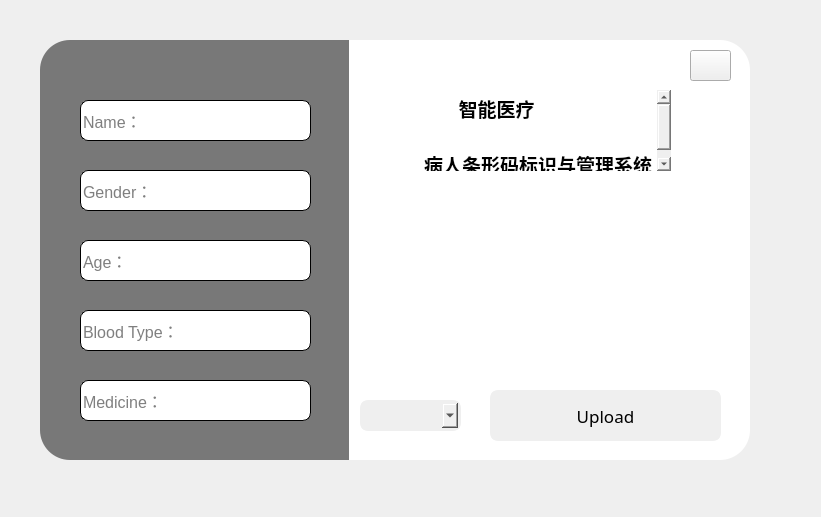
<?xml version="1.0" encoding="UTF-8"?>
<ui version="4.0">
 <class>Form</class>
 <widget class="QWidget" name="Form">
  <property name="geometry">
   <rect>
    <x>0</x>
    <y>0</y>
    <width>821</width>
    <height>517</height>
   </rect>
  </property>
  <property name="windowTitle">
   <string>Form</string>
  </property>
  <widget class="QLabel" name="label">
   <property name="geometry">
    <rect>
     <x>40</x>
     <y>40</y>
     <width>311</width>
     <height>420</height>
    </rect>
   </property>
   <property name="styleSheet">
    <string notr="true">border-image: url(:/images/static/image/1.png);
background-color: rgba(0, 0, 0, 0.5);
border-top-left-radius:30px;
border-bottom-left-radius:30px;
</string>
   </property>
   <property name="text">
    <string/>
   </property>
  </widget>
  <widget class="QLabel" name="label_2">
   <property name="geometry">
    <rect>
     <x>349</x>
     <y>40</y>
     <width>401</width>
     <height>420</height>
    </rect>
   </property>
   <property name="styleSheet">
    <string notr="true">background-color: rgb(255, 255, 255);
border-top-right-radius:30px;
border-bottom-right-radius:30px;</string>
   </property>
   <property name="text">
    <string/>
   </property>
  </widget>
  <widget class="QPushButton" name="uploadButton">
   <property name="geometry">
    <rect>
     <x>490</x>
     <y>390</y>
     <width>231</width>
     <height>51</height>
    </rect>
   </property>
   <property name="font">
    <font>
     <family>Arial Black</family>
     <pointsize>13</pointsize>
    </font>
   </property>
   <property name="styleSheet">
    <string notr="true">#uploadButton {
	
	background-color: rgb(239, 239, 239);
	color:  rgb(0, 0, 0);
	border:3px solid rgb(239, 239, 239);
	border-radius:8px;
}
#uploadButton:hover {
	
	background-color: rgb(255, 255, 255);
	color:  rgb(0, 0, 0);
}
#uploadButton:pressed {
	padding-top:5px;
	padding-left:5px;

}</string>
   </property>
   <property name="text">
    <string>Upload</string>
   </property>
  </widget>
  <widget class="QPushButton" name="closeButton">
   <property name="geometry">
    <rect>
     <x>690</x>
     <y>50</y>
     <width>41</width>
     <height>31</height>
    </rect>
   </property>
   <property name="styleSheet">
    <string notr="true">#close {
	border:none;
}
#close:hover {
	
	background-color: rgb(239, 239, 239);
	color: rgb(0, 0, 0);
}
</string>
   </property>
   <property name="text">
    <string/>
   </property>
   <property name="icon">
    <iconset resource="resource.qrc">
     <normaloff>:/icons/static/icon/close.svg</normaloff>:/icons/static/icon/close.svg</iconset>
   </property>
  </widget>
  <widget class="QTextBrowser" name="textBrowser">
   <property name="geometry">
    <rect>
     <x>420</x>
     <y>90</y>
     <width>251</width>
     <height>81</height>
    </rect>
   </property>
   <property name="font">
    <font>
     <family>华文中宋</family>
     <pointsize>15</pointsize>
    </font>
   </property>
   <property name="styleSheet">
    <string notr="true">border:none;</string>
   </property>
   <property name="html">
    <string>&lt;!DOCTYPE HTML PUBLIC &quot;-//W3C//DTD HTML 4.0//EN&quot; &quot;http://www.w3.org/TR/REC-html40/strict.dtd&quot;&gt;
&lt;html&gt;&lt;head&gt;&lt;meta name=&quot;qrichtext&quot; content=&quot;1&quot; /&gt;&lt;style type=&quot;text/css&quot;&gt;
p, li { white-space: pre-wrap; }
&lt;/style&gt;&lt;/head&gt;&lt;body style=&quot; font-family:'华文中宋'; font-size:15pt; font-weight:400; font-style:normal;&quot;&gt;
&lt;p style=&quot; margin-top:0px; margin-bottom:0px; margin-left:0px; margin-right:0px; -qt-block-indent:0; text-indent:0px;&quot;&gt;&lt;span style=&quot; font-family:'SimSun'; font-size:14pt; font-weight:600;&quot;&gt;       智能医疗&lt;/span&gt;&lt;/p&gt;
&lt;p style=&quot;-qt-paragraph-type:empty; margin-top:0px; margin-bottom:0px; margin-left:0px; margin-right:0px; -qt-block-indent:0; text-indent:0px; font-family:'SimSun'; font-size:14pt; font-weight:600;&quot;&gt;&lt;br /&gt;&lt;/p&gt;
&lt;p style=&quot; margin-top:0px; margin-bottom:0px; margin-left:0px; margin-right:0px; -qt-block-indent:0; text-indent:0px;&quot;&gt;&lt;span style=&quot; font-family:'SimSun'; font-size:14pt; font-weight:600;&quot;&gt;病人条形码标识与管理系统&lt;/span&gt;&lt;/p&gt;&lt;/body&gt;&lt;/html&gt;</string>
   </property>
  </widget>
  <widget class="QLineEdit" name="name">
   <property name="geometry">
    <rect>
     <x>80</x>
     <y>100</y>
     <width>231</width>
     <height>41</height>
    </rect>
   </property>
   <property name="font">
    <font>
     <pointsize>12</pointsize>
    </font>
   </property>
   <property name="styleSheet">
    <string notr="true">border:1px solid rgb(0,0,0);
border-radius:8px;</string>
   </property>
   <property name="placeholderText">
    <string>Name：</string>
   </property>
  </widget>
  <widget class="QLineEdit" name="gender">
   <property name="geometry">
    <rect>
     <x>80</x>
     <y>170</y>
     <width>231</width>
     <height>41</height>
    </rect>
   </property>
   <property name="font">
    <font>
     <pointsize>12</pointsize>
    </font>
   </property>
   <property name="styleSheet">
    <string notr="true">border:1px solid rgb(0,0,0);
border-radius:8px;</string>
   </property>
   <property name="placeholderText">
    <string>Gender：</string>
   </property>
  </widget>
  <widget class="QLineEdit" name="age">
   <property name="geometry">
    <rect>
     <x>80</x>
     <y>240</y>
     <width>231</width>
     <height>41</height>
    </rect>
   </property>
   <property name="font">
    <font>
     <pointsize>12</pointsize>
    </font>
   </property>
   <property name="styleSheet">
    <string notr="true">border:1px solid rgb(0,0,0);
border-radius:8px;</string>
   </property>
   <property name="placeholderText">
    <string>Age：</string>
   </property>
  </widget>
  <widget class="QLineEdit" name="bloodType">
   <property name="geometry">
    <rect>
     <x>80</x>
     <y>310</y>
     <width>231</width>
     <height>41</height>
    </rect>
   </property>
   <property name="font">
    <font>
     <pointsize>12</pointsize>
    </font>
   </property>
   <property name="styleSheet">
    <string notr="true">border:1px solid rgb(0,0,0);
border-radius:8px;</string>
   </property>
   <property name="placeholderText">
    <string>Blood Type：</string>
   </property>
  </widget>
  <widget class="QLineEdit" name="medicine">
   <property name="geometry">
    <rect>
     <x>80</x>
     <y>380</y>
     <width>231</width>
     <height>41</height>
    </rect>
   </property>
   <property name="font">
    <font>
     <pointsize>12</pointsize>
    </font>
   </property>
   <property name="styleSheet">
    <string notr="true">border:1px solid rgb(0,0,0);
border-radius:8px;</string>
   </property>
   <property name="placeholderText">
    <string>Medicine：</string>
   </property>
  </widget>
  <widget class="QLabel" name="code">
   <property name="geometry">
    <rect>
     <x>380</x>
     <y>201</y>
     <width>341</width>
     <height>151</height>
    </rect>
   </property>
   <property name="font">
    <font>
     <pointsize>14</pointsize>
    </font>
   </property>
   <property name="text">
    <string/>
   </property>
  </widget>
  <widget class="QComboBox" name="codeType">
   <property name="geometry">
    <rect>
     <x>360</x>
     <y>400</y>
     <width>101</width>
     <height>31</height>
    </rect>
   </property>
   <property name="font">
    <font>
     <pointsize>11</pointsize>
    </font>
   </property>
   <property name="styleSheet">
    <string notr="true">#codeType {
	
	background-color: rgb(239, 239, 239);
	color:  rgb(0, 0, 0);
	border:3px solid rgb(239, 239, 239);
	border-radius:8px;
}
#codeType:hover {
	
	background-color: rgb(255, 255, 255);
	color:  rgb(0, 0, 0);
}
#codeType:pressed {
	padding-top:5px;
	padding-left:5px;

}</string>
   </property>
   <property name="editable">
    <bool>true</bool>
   </property>
   <property name="placeholderText">
    <string>编码格式</string>
   </property>
   <item>
    <property name="text">
     <string>code128</string>
    </property>
   </item>
   <item>
    <property name="text">
     <string>gs1_128</string>
    </property>
   </item>
  </widget>
  <widget class="QPushButton" name="back">
   <property name="geometry">
    <rect>
     <x>360</x>
     <y>50</y>
     <width>41</width>
     <height>31</height>
    </rect>
   </property>
   <property name="styleSheet">
    <string notr="true">#back {
	border:none;
}
#back:hover {
	
	background-color: rgb(239, 239, 239);
	color: rgb(0, 0, 0);
}
</string>
   </property>
   <property name="text">
    <string/>
   </property>
   <property name="icon">
    <iconset resource="resource.qrc">
     <normaloff>:/icons/static/icon/back.svg</normaloff>:/icons/static/icon/back.svg</iconset>
   </property>
  </widget>
 </widget>
 <resources>
  <include location="resource.qrc"/>
 </resources>
 <connections>
  <connection>
   <sender>closeButton</sender>
   <signal>clicked()</signal>
   <receiver>Form</receiver>
   <slot>close()</slot>
   <hints>
    <hint type="sourcelabel">
     <x>714</x>
     <y>67</y>
    </hint>
    <hint type="destinationlabel">
     <x>788</x>
     <y>22</y>
    </hint>
   </hints>
  </connection>
 </connections>
</ui>
